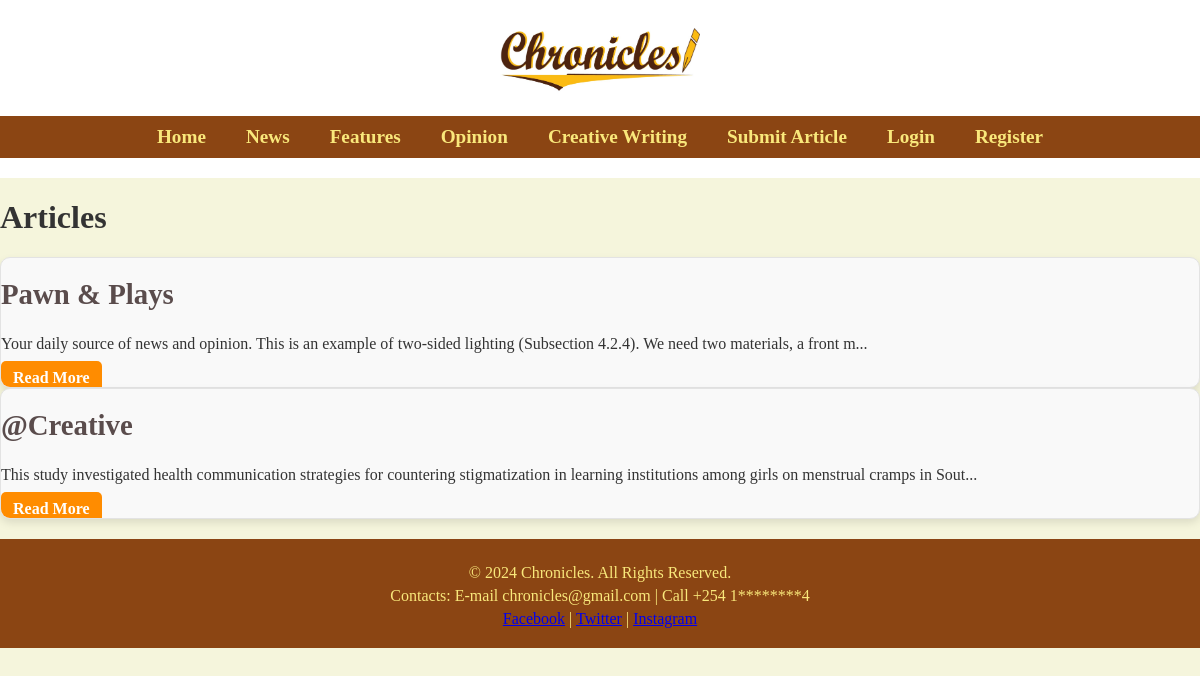
Page /category/creative/ on the committed database.
### articles/models.py (models this page shows, shortened)
class Article(models.Model):
    CATEGORY_CHOICES = [
        ('news', 'News'),
        ('features', 'Features'),
        ('opinion', 'Opinion'),
        ('creative', 'Creative'),
    ]
    title = models.CharField(max_length=200)
    content = models.TextField()
    image = models.ImageField(upload_to='article_images/', blank=True, null=True)
    category = models.CharField(max_length=20, choices=CATEGORY_CHOICES)
    approved = models.BooleanField(default=False)
    created_at = models.DateTimeField(auto_now_add=True)
    def short_content(self):
        return self.content[:150] + "..." if len(self.content) > 150 else self.content

### articles/views.py (the view)
# urls.py: path('category/<str:category>/', views.category_view, name='category_view'),
def category_view(request, category):
    articles = Article.objects.filter(category=category)
    return render(request, 'articles/category.html', {'articles':articles})

### articles/templates/articles/category.html (shortened to what this page needs)
{% extends 'base.html' %}
{% block content %}
<h1>{{ category|title }} Articles</h1>
<div class="article-list">
    {% for article in articles %}
        <div class="article-card">
            <h2>{{ article.title }}</h2>
            <p>{{ article.short_content }}</p>
            <a href="{% url 'article_detail' article.id %}" class="read-more">Read More</a>
        </div>
    {% endfor %}
</div>
{% endblock %}

### articles/static/articles/styles.css (style rules this page uses)
body { font-family: 'Century Schoolbook', serif; background-color: #F5F5DC; margin: 0; padding: 0; color: #333; box-sizing: border-box; }
h2 { color: #5A4C4C; margin-top: 20px; font-size: 1.8em; }
.article-card { background-color: #F9F9F9; border: 1px solid #E3E3E3; border-radius: 10px; overflow: hidden; transition: transform 0.3s ease; box-shadow: 0 4px 8px rgba(0, 0, 0, 0.1); }
.read-more { background-color: #FF8C00; color: white; padding: 8px 12px; border-radius: 5px; text-decoration: none; font-weight: bold; transition: background-color 0.3s ease; }

### rows in the picture
Article: title "Pawn & Plays", short_content "Your daily source of news and opinion. This is an example of two-sided lighting (Subsection 4.2.4). We need two materials, a front m..."
Article: title "@Creative", short_content "This study investigated health communication strategies for countering stigmatization in learning institutions among girls on menstrual cramps in Sout..."
